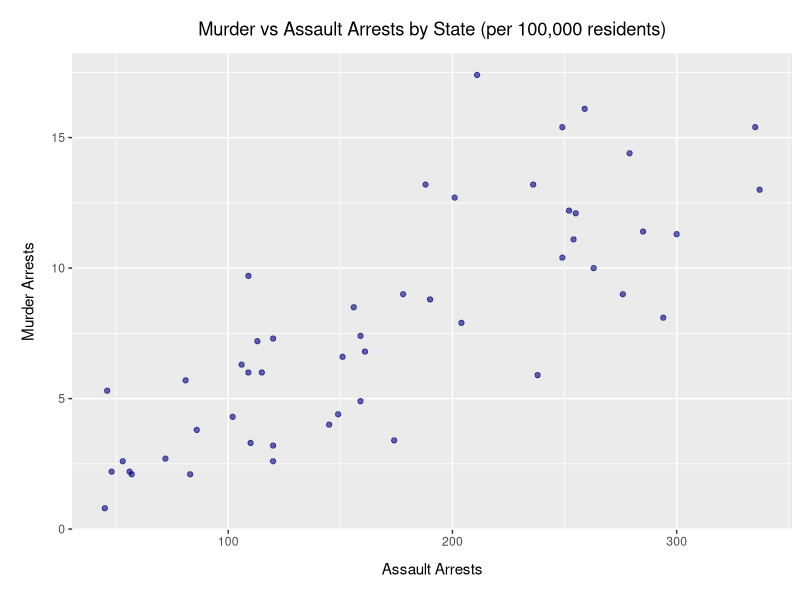
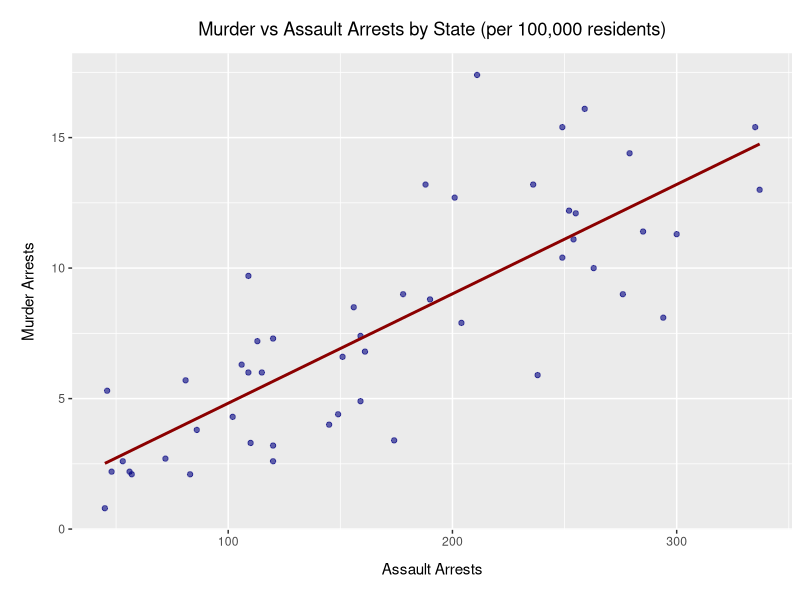
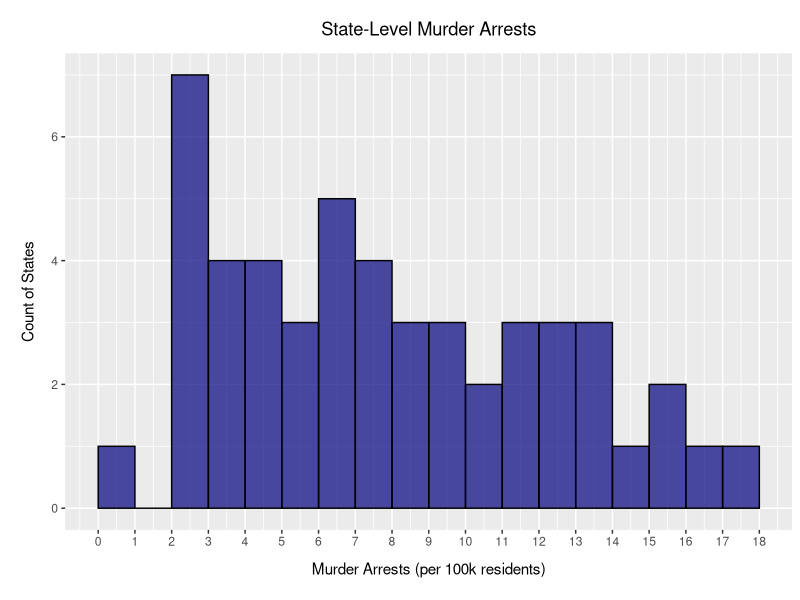
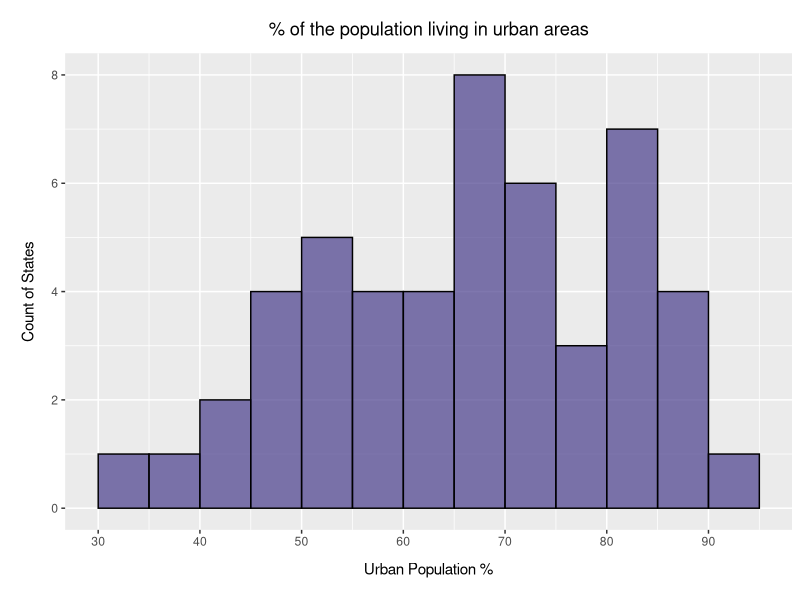
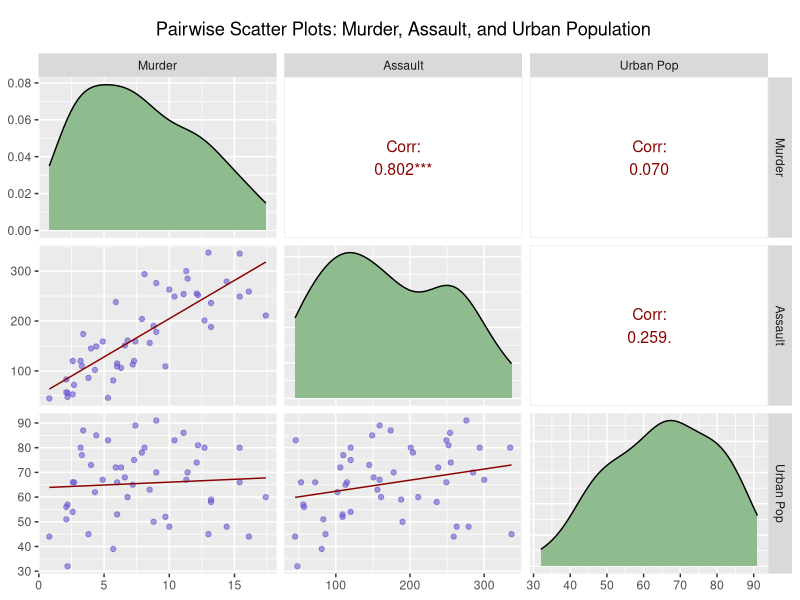

Write the R code that produced these figures, in order.
## ---- chunk 1
# do not change this chunk
knitr::opts_chunk$set(echo=T, eval=T, fig.width=6, fig.height=4, warning=F, message=F )
## ---- chunk 2
library(tidyverse)
library(GGally)  # For pairwise scatter plots
## ---- chunk 3
# Read in dataset
us_arrests <- read_csv("M1-US-Arrests-Data.csv")
## ---- chunk 4
# View first few rows of the dataset
head(us_arrests)

# Get a quick glimpse of the dataset
glimpse(us_arrests)

## ---- chunk 5
# Your answer here
us_arrests %>%   
  filter(Murder > 10)
## ---- chunk 6
# Your answer here
us_arrests %>% 
  filter(UrbanPop < 50)
## ---- chunk 7
# Your answer here
us_arrests %>% 
  filter(State %in% c("California", "Texas", "New York")) %>% 
  select(State, Murder, Assault, UrbanPop)
## ---- chunk 8
# Your answer here
us_arrests %>% 
  select(State, Murder)
## ---- chunk 9
# Your answer here
us_arrests %>% 
  select(State, Assault, UrbanPop)
## ---- chunk 10
# Your answer here
us_arrests %>% 
  filter(Assault > 200) %>% 
  select(State, Assault)
## ---- chunk 11
# Your answer here
us_arrests %>% 
  filter(Murder <5, UrbanPop >70) %>% 
  select(State, Murder, UrbanPop)
## ---- chunk 12
# Your answer here
median_murder_rate <- median(us_arrests$Murder)
high_murder <- ifelse(us_arrests$Murder > median_murder_rate, 1, 0)

## ---- chunk 13
# Your answer here
ggplot(us_arrests, aes(x = Assault, y = Murder)) +
 geom_point(alpha = 0.6, color = "navyblue") +
 labs(title = "Murder vs Assault Arrests by State (per 100,000 residents)", x = "Assault Arrests", y = "Murder Arrests") +
  theme(plot.title = element_text(hjust = 0.5, margin = margin(t = 10, b = 10)),
        axis.title.x = element_text(hjust = 0.5,margin = margin(t = 10, b = 10)),  
        axis.title.y = element_text(hjust = 0.5,margin = margin(r = 10, l = 10)))
## ---- chunk 14
# Your answer here
ggplot(us_arrests, aes(x = Assault, y = Murder)) +
 geom_point(alpha = 0.6, color = "navyblue") +
 labs(title = "Murder vs Assault Arrests by State (per 100,000 residents)", x = "Assault Arrests", y = "Murder Arrests") +
 geom_smooth(method = "lm", se = FALSE, color = "red4") +
theme(plot.title = element_text(hjust = 0.5, margin = margin(t = 10, b = 10)),
        axis.title.x = element_text(hjust = 0.5,margin = margin(t = 10, b = 10)),  
        axis.title.y = element_text(hjust = 0.5,margin = margin(r = 10, l = 10)))
## ---- chunk 15
# Your answer here for Murder
range_min <- min(us_arrests$Murder)
range_max <- max(us_arrests$Murder)

ggplot(us_arrests, aes(x = Murder)) +
  geom_histogram(binwidth = 1, boundary = 0, closed = "left", fill = "navyblue", color = "black", alpha = 0.7) +
    scale_x_continuous(limits = c(0, NA), breaks = seq(0, 20, by = 1)) +
  labs(x = "Murder Arrests (per 100k residents)", y = "Count of States") +
  ggtitle("State-Level Murder Arrests") +
  theme(plot.title = element_text(hjust = 0.5, margin = margin(t = 10, b = 10)),
        axis.title.x = element_text(hjust = 0.5,margin = margin(t = 10, b = 10)),  
        axis.title.y = element_text(hjust = 0.5,margin = margin(r = 10, l = 10)))

## ---- chunk 16
# Your answer here for UrbanPop
ggplot(us_arrests, aes(x = UrbanPop)) +
  geom_histogram(binwidth = 5, boundary = 0, closed = "left", fill = "darkslateblue", color = "black", alpha = 0.7) +
  scale_x_continuous(limits = c(30, NA), breaks = seq(0, 100, by = 10))+
  labs(title = "% of the population living in urban areas", x = "Urban Population %", y = "Count of States") +
 theme(plot.title = element_text(hjust = 0.5, margin = margin(t = 10, b = 10)),
        axis.title.x = element_text(hjust = 0.5,margin = margin(t = 10, b = 10)),  
        axis.title.y = element_text(hjust = 0.5,margin = margin(r = 10, l = 10)))

## ---- chunk 17
# Your answer here
ggpairs( 
  us_arrests[, c("Murder", "Assault", "UrbanPop")],
  title = "Pairwise Scatter Plots: Murder, Assault, and Urban Population",
  upper = list(continuous = wrap("cor", size = 4, color = "red4")),   
  lower = list(continuous = function(data, mapping, ...) {
      ggplot(data, mapping) +
        geom_point(color = "slateblue", alpha = 0.6) +       
        geom_smooth(method = "lm", se = FALSE, color = "red4", linewidth = 0.5, alpha = 0.7) 
    }),  
  diag  = list(continuous = wrap("densityDiag", fill = "darkseagreen")),
  labeller = as_labeller(c(
    Murder   = "Murder",
    Assault  = "Assault",
    UrbanPop = "Urban Pop"))
) +
  theme(
    plot.title = element_text(hjust = 0.5, margin = margin(t = 10, b = 10))
  )

## ---- chunk 18
# Your answer here
mean(us_arrests$Murder[high_murder == 1])
mean(us_arrests$Murder[high_murder == 0])
## ---- chunk 19
# Your answer here
median_urban_pop <- median(us_arrests$UrbanPop)
high_urban <- ifelse(us_arrests$UrbanPop > median_urban_pop, 1, 0)

us_arrests %>% 
  transmute(high_urban, Murder) %>% 
  group_by(high_urban) %>% 
  summarise(mean_murder = mean(Murder))
